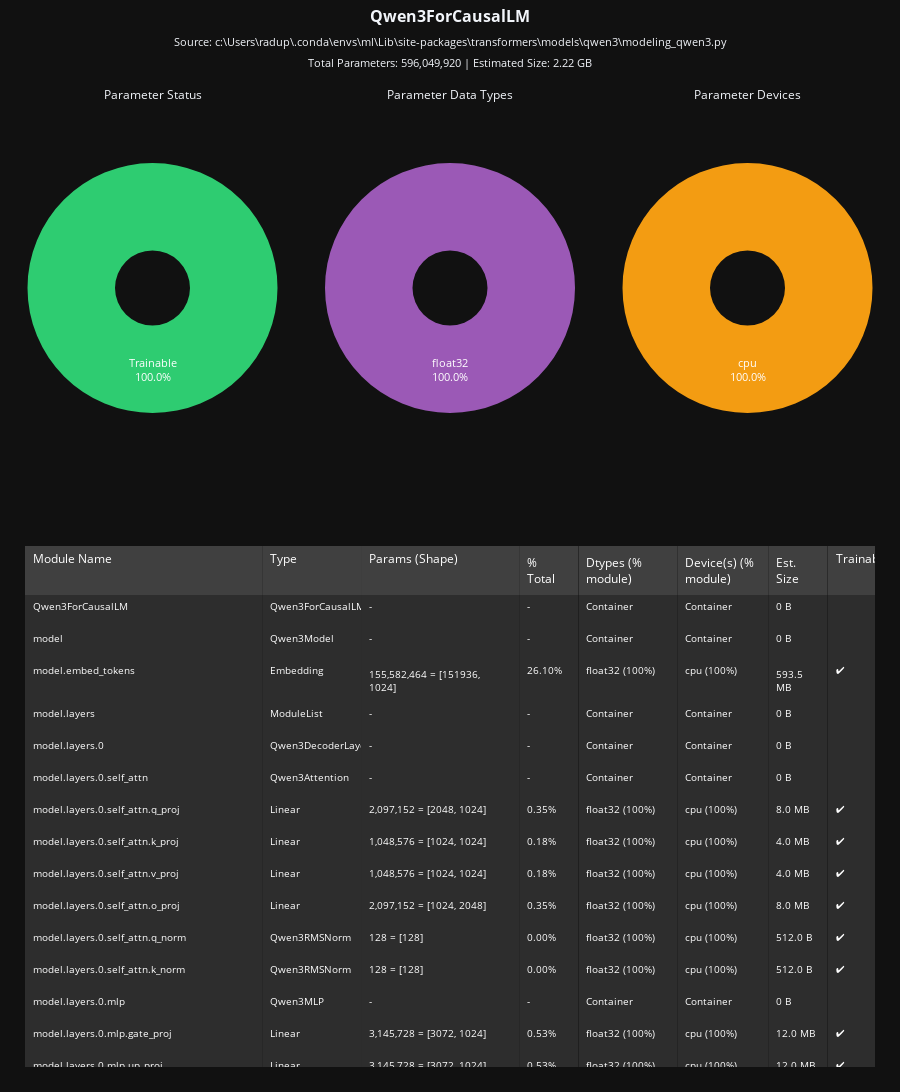

The notebook cell saved with this chart:
### Code cell
from flashml.legacy import inspect_model


inspect_model(tok)

### Figure 1 — Plotly figure (JSON) as saved in the notebook; plotly's stock layout.template omitted (floating-point values rounded to 4 significant figures; data arrays with more than 128 entries replaced by an {"elided": "..."} marker saying what was removed)
{"data": [{"domain": {"x": [0, 0.3], "y": [0.5, 1]}, "hole": 0.3, "hovertemplate": "<b>%{hovertext}</b><extra></extra>", "hovertext": ["<b>Trainable</b><br>596,049,920<br>100.0%"], "labels": ["Trainable"], "marker": {"colors": ["#2ecc71"]}, "name": "Trainable Status", "pull": [0.02], "text": ["Trainable<br>100.0%"], "textfont": {"color": "white", "size": 11}, "textinfo": "text", "textposition": "auto", "type": "pie", "values": [100]}, {"domain": {"x": [0.35, 0.65], "y": [0.5, 1]}, "hole": 0.3, "hovertemplate": "<b>%{hovertext}</b><extra></extra>", "hovertext": ["<b>float32</b><br>596,049,920<br>100.0%"], "labels": ["float32"], "marker": {"colors": ["#9b59b6"]}, "name": "Data Types", "pull": [0.02], "text": ["float32<br>100.0%"], "textfont": {"color": "white", "size": 11}, "textinfo": "text", "textposition": "auto", "type": "pie", "values": [100]}, {"domain": {"x": [0.7, 1], "y": [0.5, 1]}, "hole": 0.3, "hovertemplate": "<b>%{hovertext}</b><extra></extra>", "hovertext": ["<b>cpu</b><br>2.22 GB<br>100.0%"], "labels": ["cpu"], "marker": {"colors": ["#f39c12"]}, "name": "Devices", "pull": [0.02], "text": ["cpu<br>100.0%"], "textfont": {"color": "white", "size": 11}, "textinfo": "text", "textposition": "auto", "type": "pie", "values": [100]}, {"cells": {"align": "left", "fill": {"color": "#2d2d2d"}, "font": {"color": "white", "size": 10}, "height": 32, "line": {"width": 0}, "values": {"elided": "8x427 str values"}}, "columnwidth": [3, 1.25, 2, 0.75, 1.25, 1.15, 0.75, 0.6], "domain": {"x": [0, 1], "y": [0, 0.5]}, "header": {"align": "left", "fill": {"color": "#404040"}, "font": {"color": "white", "size": 12}, "line": {"width": 0}, "values": ["Module Name", "Type", "Params (Shape)", "% Total", "Dtypes (% module)", "Device(s) (% module)", "Est. Size", "Trainable"]}, "type": "table"}], "layout": {"annotations": [{"font": {"size": 12}, "showarrow": false, "text": "Parameter Status", "x": 0.15, "xanchor": "center", "xref": "paper", "y": 1, "yanchor": "bottom", "yref": "paper", "yshift": -80}, {"font": {"size": 12}, "showarrow": false, "text": "Parameter Data Types", "x": 0.5, "xanchor": "center", "xref": "paper", "y": 1, "yanchor": "bottom", "yref": "paper", "yshift": -80}, {"font": {"size": 12}, "showarrow": false, "text": "Parameter Devices", "x": 0.85, "xanchor": "center", "xref": "paper", "y": 1, "yanchor": "bottom", "yref": "paper", "yshift": -80}], "height": 1100, "margin": {"b": 25, "l": 25, "r": 25, "t": 25}, "showlegend": false, "title": {"font": {"size": 16}, "text": "<b>Qwen3ForCausalLM</b><br><sub>Source: c:\\Users\\radup\\.conda\\envs\\ml\\Lib\\site-packages\\transformers\\models\\qwen3\\modeling_qwen3.py</sub><br><sub>Total Parameters: 596,049,920 | Estimated Size: 2.22 GB</sub>", "x": 0.5, "y": 0.98}}}
